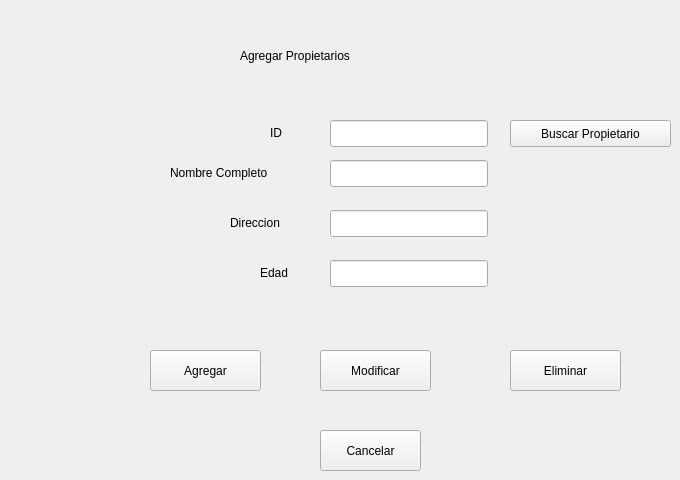
   <widget class="QWidget" name="tabCrudPropietarios">
    <attribute name="title">
     <string>Propietarios</string>
    </attribute>
    <widget class="QLabel" name="label_21">
     <property name="geometry">
      <rect>
       <x>240</x>
       <y>40</y>
       <width>261</width>
       <height>31</height>
      </rect>
     </property>
     <property name="styleSheet">
      <string notr="true">font: italic 20pt &quot;URW Palladio L&quot;;</string>
     </property>
     <property name="text">
      <string>Agregar Propietarios</string>
     </property>
    </widget>
    <widget class="QLabel" name="label_22">
     <property name="geometry">
      <rect>
       <x>170</x>
       <y>160</y>
       <width>131</width>
       <height>26</height>
      </rect>
     </property>
     <property name="text">
      <string>Nombre Completo</string>
     </property>
    </widget>
    <widget class="QLineEdit" name="tf_propietario_nombre">
     <property name="geometry">
      <rect>
       <x>330</x>
       <y>160</y>
       <width>158</width>
       <height>27</height>
      </rect>
     </property>
    </widget>
    <widget class="QLabel" name="label_24">
     <property name="geometry">
      <rect>
       <x>260</x>
       <y>260</y>
       <width>41</width>
       <height>26</height>
      </rect>
     </property>
     <property name="text">
      <string>Edad</string>
     </property>
    </widget>
    <widget class="QLineEdit" name="tf_propietario_edad">
     <property name="geometry">
      <rect>
       <x>330</x>
       <y>260</y>
       <width>158</width>
       <height>27</height>
      </rect>
     </property>
    </widget>
    <widget class="QLineEdit" name="tf_propietario_direccion">
     <property name="geometry">
      <rect>
       <x>330</x>
       <y>210</y>
       <width>158</width>
       <height>27</height>
      </rect>
     </property>
    </widget>
    <widget class="QLabel" name="label_25">
     <property name="geometry">
      <rect>
       <x>230</x>
       <y>210</y>
       <width>71</width>
       <height>26</height>
      </rect>
     </property>
     <property name="text">
      <string>Direccion</string>
     </property>
    </widget>
    <widget class="QLabel" name="label_23">
     <property name="geometry">
      <rect>
       <x>270</x>
       <y>120</y>
       <width>16</width>
       <height>26</height>
      </rect>
     </property>
     <property name="text">
      <string>ID</string>
     </property>
    </widget>
    <widget class="QLineEdit" name="tf_propietario_id">
     <property name="geometry">
      <rect>
       <x>330</x>
       <y>120</y>
       <width>158</width>
       <height>27</height>
      </rect>
     </property>
    </widget>
    <widget class="QPushButton" name="bt_propietario_cancelar">
     <property name="geometry">
      <rect>
       <x>320</x>
       <y>430</y>
       <width>101</width>
       <height>41</height>
      </rect>
     </property>
     <property name="text">
      <string>Cancelar</string>
     </property>
    </widget>
    <widget class="QPushButton" name="bt_propietario_agregar">
     <property name="geometry">
      <rect>
       <x>150</x>
       <y>350</y>
       <width>111</width>
       <height>41</height>
      </rect>
     </property>
     <property name="text">
      <string>Agregar</string>
     </property>
    </widget>
    <widget class="QPushButton" name="bt_propietario_Modificar">
     <property name="geometry">
      <rect>
       <x>320</x>
       <y>350</y>
       <width>111</width>
       <height>41</height>
      </rect>
     </property>
     <property name="text">
      <string>Modificar</string>
     </property>
    </widget>
    <widget class="QPushButton" name="bt_propietario_Eliminar">
     <property name="geometry">
      <rect>
       <x>510</x>
       <y>350</y>
       <width>111</width>
       <height>41</height>
      </rect>
     </property>
     <property name="text">
      <string>Eliminar</string>
     </property>
    </widget>
    <widget class="QPushButton" name="bt_FindPropietario">
     <property name="geometry">
      <rect>
       <x>510</x>
       <y>120</y>
       <width>161</width>
       <height>27</height>
      </rect>
     </property>
     <property name="text">
      <string>Buscar Propietario</string>
     </property>
    </widget>
   </widget>
